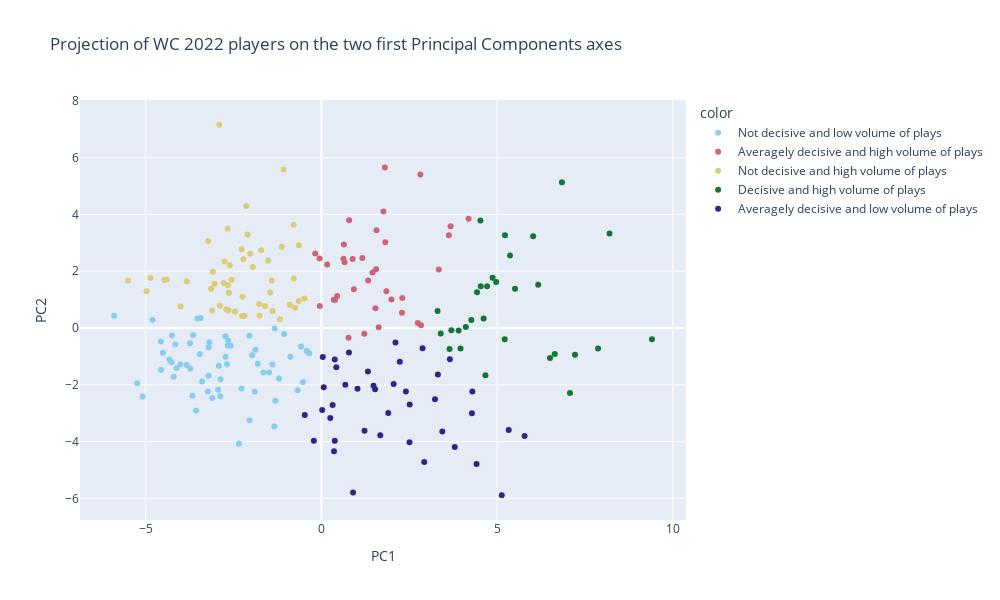

This figure's notebook cell:
### Code cell
import plotly.express as px

px.scatter(X_proj, 'PC1', 'PC2', color=clusters, hover_name='players', width=1000, height=600,
           title =  'Projection of WC 2022 players on the two first Principal Components axes',
          color_discrete_sequence=px.colors.qualitative.Safe)

### Figure 1 — Plotly figure (JSON) as saved in the notebook; plotly's stock layout.template omitted (floating-point values rounded to 4 significant figures)
{"data": [{"hovertemplate": "<b>%{hovertext}</b><br><br>color=Not decisive and low volume of plays<br>PC1=%{x}<br>PC2=%{y}<extra></extra>", "hovertext": ["Aaron Mooy", "Aaron Ramsey", "Abdelkarim Hassan", "Abdulaziz Hatem", "Ahmad Nourollahi", "Andre-Frank Zambo Anguissa", "Aziz Behich", "Ben Davies", "Borna Sosa", "Collins Fai", "Daniel Amartey", "Danilo", "Djibril Sow", "Ehsan Hajsafi", "Ellyes Skhiri", "Ethan Ampadu", "Filip Kostić", "Francisco Calvo", "Gonzalo Plata", "Grzegorz Krychowiak", "Hidemasa Morita", "Idrissa Gana Gueye", "Jackson Irvine", "Jesús Gallardo", "Joakim Mæhle", "Joel Campbell", "João Cancelo", "Jules Koundé", "Kim Min-jae", "Ko Itakura", "Krystian Bielik", "Krépin Diatta", "Lee Jae-sung", "Lisandro Martínez", "Marcos Acuña", "Mario Pašalić", "Mason Mount", "Matty Cash", "Mohamed Kanno", "Montassar Talbi", "Nampalys Mendy", "Neco Williams", "Noussair Mazraoui", "Pepe", "Przemysław Frankowski", "Raphaël Varane", "Ró-Ró", "Saeid Ezatolahi", "Salis Abdul Samed", "Saud Abdulhamid", "Saša Lukić", "Selim Amallah", "Sergej Milinković-Savić", "Sofiane Boufal", "Sofyan Amrabat", "Strahinja Pavlović", "Thomas Partey", "Tim Ream", "Yassine Meriah", "Youssouf Fofana", "Yunus Musah"], "legendgroup": "Not decisive and low volume of plays", "marker": {"color": "rgb(136, 204, 238)", "symbol": "circle"}, "mode": "markers", "name": "Not decisive and low volume of plays", "orientation": "v", "showlegend": true, "type": "scatter", "x": [-4.565, -2.875, -2.727, -2.04, -2.344, -1.969, -3.669, -2.577, -3.526, -4.009, -3.186, -5.898, -0.3485, -1.205, -3.649, -4.253, -3.457, -5.24, -0.6759, -3.213, -2.661, -1.395, -1.307, -2.869, -4.12, -3.831, -4.802, -3.207, -4.507, -1.486, -3.228, -0.5785, -3.103, -1.811, -2.731, -1.646, -0.5216, -2.917, -2.681, -5.083, -4.154, -3.395, -2.269, -1.328, -1.895, -2.937, -3.562, -1.875, -4.261, -3.727, -4.203, -1.338, -0.418, -0.8793, -4.558, -1.06, -3.436, -3.738, -4.323, -2.652, -2.049], "xaxis": "x", "y": [-0.4741, -2.401, -1.009, -3.252, -4.073, -0.9584, -2.386, -0.622, 0.3388, -1.276, -0.5052, 0.4308, -0.8883, -1.776, -0.2582, -0.2609, -0.9119, -1.943, -2.194, -1.684, -0.6152, -1.284, -2.565, -1.807, -1.406, -1.299, 0.2859, -0.6749, -0.8754, -1.563, -2.232, -0.6476, -2.46, -1.263, -0.2916, -1.566, -1.904, -1.332, -1.273, -2.413, -0.5696, -1.88, -2.131, -0.01671, -2.245, -2.171, -2.909, -0.7633, -1.207, -1.431, -1.716, -3.471, -0.8006, -1.016, -1.482, -0.2154, 0.3526, -0.5382, -1.111, -0.443, -0.2715], "yaxis": "y"}, {"hovertemplate": "<b>%{hovertext}</b><br><br>color=Averagely decisive and high volume of plays<br>PC1=%{x}<br>PC2=%{y}<extra></extra>", "hovertext": ["Abdelhamid Sabiri", "Adrien Rabiot", "Alexis Mac Allister", "Alphonso Davies", "Andrija Živković", "Antoine Griezmann", "Bruno Fernandes", "Cody Gakpo", "Daley Blind", "Dani Olmo", "Diogo Dalot", "Dušan Tadić", "Frenkie de Jong", "Hakim Ziyech", "Hirving Lozano", "Ivan Perišić", "Jordan Henderson", "Jude Bellingham", "Kevin De Bruyne", "Kim Jin-su", "Lucas Paquetá", "Luis Chávez", "Nahuel Molina", "Ousmane Dembélé", "Piotr Zieliński", "Ramin Rezaeian", "Raphaël Guerreiro", "Raphinha", "Riley McGree", "Rodrygo", "Ruben Vargas", "Son Heung-min", "Tajon Buchanan", "Theo Hernández", "Yahya Attiat Allah", "Ángel Di María"], "legendgroup": "Averagely decisive and high volume of plays", "marker": {"color": "rgb(204, 102, 119)", "symbol": "circle"}, "mode": "markers", "name": "Averagely decisive and high volume of plays", "orientation": "v", "showlegend": true, "type": "scatter", "x": [1.222, 1.457, 1.559, 2.745, 0.6309, 1.809, 2.819, 2.836, -0.1744, 3.342, -0.05031, 0.6409, 0.8913, 0.3547, 1.539, 1.851, 0.9242, 0.662, 0.1656, -0.04483, 3.677, 1.333, 0.3881, 1.82, 1.994, 1.167, 1.767, 3.628, 0.7731, 1.569, 1.631, 2.294, 2.304, 0.7905, 0.4525, 4.191], "xaxis": "x", "y": [-0.2052, 1.954, 2.066, 0.1722, 2.442, 5.65, 5.404, 0.09917, 2.622, 2.063, 2.451, 2.939, 2.431, 0.9907, 0.6929, 1.298, 1.367, 2.313, 2.233, 0.7775, 3.585, 1.67, 0.9826, 3.023, 0.9992, 2.466, 4.099, 3.264, -0.3452, 3.443, 0.0265, 0.5364, 1.053, 3.797, 1.123, 3.845], "yaxis": "y"}, {"hovertemplate": "<b>%{hovertext}</b><br><br>color=Not decisive and high volume of plays<br>PC1=%{x}<br>PC2=%{y}<extra></extra>", "hovertext": ["Achraf Hakimi", "Akram Afif", "Alex Sandro", "Ali Gholizadeh", "Alistair Johnston", "Antonio Rüdiger", "Aurélien Tchouaméni", "Azzedine Ounahi", "Aïssa Laïdouni", "Bernardo Silva", "Casemiro", "Christian Eriksen", "César Montes", "Enzo Fernández", "Federico Valverde", "Félix Torres Caicedo", "Granit Xhaka", "Harry Maguire", "Hassan Al-Haydos", "Hwang In-beom", "Ismail Jakobs", "Joachim Andersen", "John Stones", "Jordi Alba", "Joshua Kimmich", "Josip Juranović", "Joško Gvardiol", "Kieran Trippier", "Leandro Paredes", "Luka Modrić", "Luke Shaw", "Marcelo Brozović", "Marquinhos", "Mateo Kovačić", "Mathías Olivera", "Pervis Estupiñán", "Pierre Højbjerg", "Rodrigo Bentancur", "Rodrigo De Paul", "Sergio Busquets", "Sergiño Dest", "Silvan Widmer", "Steven Berghuis", "Teun Koopmeiners", "Thiago Silva", "Thomas Meunier", "Tyler Adams", "Wataru Endo", "Weston McKennie", "Youssouf Sabaly", "Ángelo Preciado", "İlkay Gündoğan"], "legendgroup": "Not decisive and high volume of plays", "marker": {"color": "rgb(221, 204, 119)", "symbol": "circle"}, "mode": "markers", "name": "Not decisive and high volume of plays", "orientation": "v", "showlegend": true, "type": "scatter", "x": [-2.554, -2.256, -5.499, -1.177, -0.4845, -2.458, -1.127, -1.759, -1.455, -2.629, -0.786, -2.268, -1.41, -0.7894, -2.755, -2.186, -2.702, -3.037, -0.7471, -3.105, -2.211, -2.782, -3.83, -2.904, -1.074, -3.135, -2.888, -4.399, -4.86, -2.665, -2.133, -3.087, -3.221, -2.021, -2.642, -2.656, -4.974, -2.22, -1.949, -4.002, -1.512, -1.711, -0.6449, -1.384, -2.098, -1.766, -4.466, -2.243, -0.8981, -2.602, -1.601, -0.6356], "xaxis": "x", "y": [1.699, 0.4217, 1.672, 0.3077, 1.043, 0.5793, 2.858, 0.4276, 1.248, 1.238, 1.744, 2.77, 1.676, 3.638, 2.339, 0.4351, 0.6642, 1.557, 0.7164, 0.6123, 0.433, 1.583, 1.649, 7.156, 5.582, 1.382, 0.7929, 1.705, 1.765, 3.494, 4.292, 1.978, 3.066, 2.616, 0.6119, 1.505, 1.297, 2.423, 2.146, 0.7527, 2.38, 2.739, 0.948, 0.5966, 3.292, 0.8433, 1.692, 1.102, 0.8227, 2.206, 0.7739, 2.911], "yaxis": "y"}, {"hovertemplate": "<b>%{hovertext}</b><br><br>color=Decisive and high volume of plays<br>PC1=%{x}<br>PC2=%{y}<extra></extra>", "hovertext": ["Aleksandar Mitrović", "Andrej Kramarić", "Breel Embolo", "Bukayo Saka", "Christian Pulisic", "Davy Klaassen", "Enner Valencia", "Harry Kane", "Jamal Musiala", "Jean-Charles Castelletto", "João Félix", "Julián Álvarez", "Kudus Mohammed", "Kylian Mbappé", "Lionel Messi", "Marco Asensio", "Marko Livaja", "Mehdi Taremi", "Memphis", "Neymar", "Phil Foden", "Richarlison", "Ritsu Doan", "Robert Lewandowski", "Salem Al-Dawsari", "Serge Gnabry", "Timothy Weah", "Vinicius Júnior", "Xherdan Shaqiri", "Álvaro Morata"], "legendgroup": "Decisive and high volume of plays", "marker": {"color": "rgb(17, 119, 51)", "symbol": "circle"}, "mode": "markers", "name": "Decisive and high volume of plays", "orientation": "v", "showlegend": true, "type": "scatter", "x": [6.644, 3.907, 7.076, 4.717, 5.369, 3.307, 7.218, 6.171, 4.526, 4.976, 3.699, 6.509, 3.648, 8.2, 6.846, 3.961, 4.67, 4.268, 4.618, 6.027, 4.873, 7.874, 4.111, 5.219, 4.431, 5.226, 3.397, 5.511, 4.537, 9.408], "xaxis": "x", "y": [-0.9189, -0.08586, -2.287, 1.473, 2.55, 0.5966, -0.9459, 1.522, 3.783, 1.622, -0.07741, -1.059, -0.7414, 3.326, 5.134, -0.7224, -1.664, 0.2801, 0.3389, 3.234, 1.767, -0.726, 0.0359, -0.393, 1.26, 3.269, -0.1899, 1.386, 1.472, -0.398], "yaxis": "y"}, {"hovertemplate": "<b>%{hovertext}</b><br><br>color=Averagely decisive and low volume of plays<br>PC1=%{x}<br>PC2=%{y}<extra></extra>", "hovertext": ["Alexis Vega", "Almoez Ali", "André Ayew", "Boulaye Dia", "Bruno Petković", "Bryan Mbeumo", "Cho Guesung", "Cristiano Ronaldo", "Daichi Kamada", "Daizen Maeda", "Darwin Núñez", "Denzel Dumfries", "Eric Maxim Choupo-Moting", "Facundo Pellistri", "Ferrán Torres", "Firas Al-Buraikan", "Gareth Bale", "Gavi", "Ismaila Sarr", "Issam Jebali", "Iñaki Williams", "Jakub Kamiński", "Jesper Lindstrøm", "Jonathan David", "Junya Ito", "Keysher Fuller", "Kieffer Moore", "Lautaro Martínez", "Mathew Leckie", "Michael Estrada", "Mitchell Duke", "Nicolás Tagliafico", "Nikola Vlašić", "Randal Kolo Muani", "Remo Freuler", "Romain Saïss", "Saleh Al-Shehri", "Steven Bergwijn", "Yeltsin Tejeda", "Youssef En-Nesyri"], "legendgroup": "Averagely decisive and low volume of plays", "marker": {"color": "rgb(51, 34, 136)", "symbol": "circle"}, "mode": "markers", "name": "Averagely decisive and low volume of plays", "orientation": "v", "showlegend": true, "type": "scatter", "x": [1.327, 0.9037, 4.417, 3.442, 3.316, 1.029, 5.331, 3.233, 0.06803, 5.133, 1.229, 2.11, 4.297, 0.02404, 3.658, -0.4711, 1.531, 0.7856, 2.88, 1.905, 0.3607, 0.6824, -0.213, 1.677, 0.3825, 2.406, 2.515, 4.285, 2.058, 0.3835, 2.51, 0.04162, 0.3219, 5.784, 0.4268, 1.485, 2.928, 0.2543, 2.232, 3.796], "xaxis": "x", "y": [-1.536, -5.789, -4.788, -3.644, -1.64, -2.142, -3.589, -2.506, -2.089, -5.889, -3.616, -0.5074, -2.236, -2.887, -1.097, -3.064, -2.152, -0.8635, -0.7148, -2.994, -4.341, -1.999, -3.972, -3.775, -1.112, -2.238, -2.69, -3.0, -1.97, -3.969, -4.022, -1.017, -2.707, -3.799, -1.38, -2.037, -4.715, -3.165, -1.186, -4.186], "yaxis": "y"}], "layout": {"height": 600, "legend": {"title": {"text": "color"}, "tracegroupgap": 0}, "title": {"text": "Projection of WC 2022 players on the two first Principal Components axes"}, "width": 1000, "xaxis": {"anchor": "y", "domain": [0, 1], "title": {"text": "PC1"}}, "yaxis": {"anchor": "x", "domain": [0, 1], "title": {"text": "PC2"}}}}
